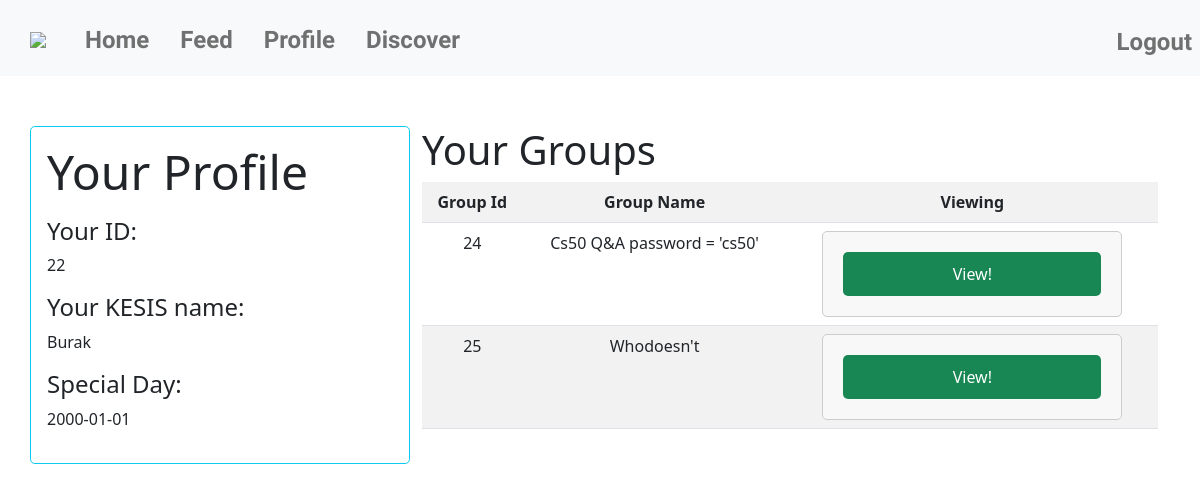
Page /profile (signed in) on the committed database.
### tables this page shows
CREATE TABLE users (
id INTEGER PRIMARY KEY AUTOINCREMENT NOT NULL,
username TEXT NOT NULL,
hash TEXT NOT NULL,
birthday DATE NOT NULL);

CREATE TABLE groups (
group_id INTEGER PRIMARY KEY AUTOINCREMENT NOT NULL,
group_name TEXT NOT NULL,
group_pass TEXT NOT NULL);

### app.py (the view)
@app.route("/profile", methods=["GET"])
@login_required
def profile():
    if request.method == "GET":
        users_information = db.execute("SELECT id as 'Your ID: ', username as 'Your KESIS name: ', birthday AS 'Special Day:' FROM users WHERE id = ? ", session["user_id"])
        users_groups = db.execute("SELECT group_id, group_name FROM groups WHERE group_id IN (SELECT group_id FROM group_members WHERE user_id = ?)", session["user_id"])
        return render_template("profile.html", users_groups=users_groups, users_information=users_information)

### app.py (called while the page is built)
@app.after_request
def after_request(response):
    response.headers["Cache-Control"] = "no-cache, no-store, must-revalidate"
    response.headers["Expires"] = 0
    response.headers["Pragma"] = "no-cache"
    return response

### helpers.py (called while the page is built)
def login_required(f):
    @wraps(f)
    def decorated_function(*args, **kwargs):
        if session.get("user_id") is None:
            return redirect("/login")
        return f(*args, **kwargs)
    return decorated_function

### templates/profile.html (shortened to what this page needs)
{% extends "layout.html" %}
{% block main %}
<div class="container">
    <div class="row">
        <div class="col-4 p-3 bg-light bg-opacity-10 border border-info rounded-3">
            <p class="display-5"> Your Profile</p>
            <div class="row">
                <div class="col-8">
                  <div data-bs-spy="scroll" data-bs-target="#list-example" data-bs-smooth-scroll="true" class="scrollspy-example" tabindex="0">
                    {% for dict in users_information%}
                        {% for key in dict.keys()%}
                            <h4 id="list-item-1"> {{key}}</h4>
                            <p> {{dict[key]}}</p>
                        {% endfor %}
                    {% endfor %}
                  </div>
                </div>
              </div>
        </div>
        <div class = "col-8">
            <h1 class="display-6"> Your Groups</h1>
            <table class="table table-striped">
                <tr class="text-center">
                    <th>Group Id</th>
                    <th>Group Name</th>
                    <th>Viewing</th>
                </tr>
                {%for group in users_groups%}
                    <tr>
                        {%for data in group.values()%}
                            <td class="text-center">
                                {{data}}
                            </td>
                        {%endfor%}
                        <td>
                            <form action="/groups/{{group['group_name']}}" method="get">
                                <button type="submit" name="view" class="btn btn-success">View!</button>
                            </form>
                        </td>
                    </tr>
                {%endfor%}
            </table>
        </div>
    </div>
</div>
{% endblock %}

### static/styles.css (style rules this page uses)
form { width: 300px; margin: 0 auto; padding: 20px; border: 1px solid #ccc; border-radius: 5px; background-color: #f8f8f8; }
.btn { width: 100%; padding: 10px; color: #fff; border: none; border-radius: 5px; }
.container { margin-top: 50px; }

### rows in the picture
users: keys "Your ID:" "Your KESIS name:" "Special Day:", id "22" "Burak" "2000-01-01"
groups: values "24", group_name "Cs50 Q&A password = 'cs50'"
groups: values "25", group_name "Whodoesn't"
